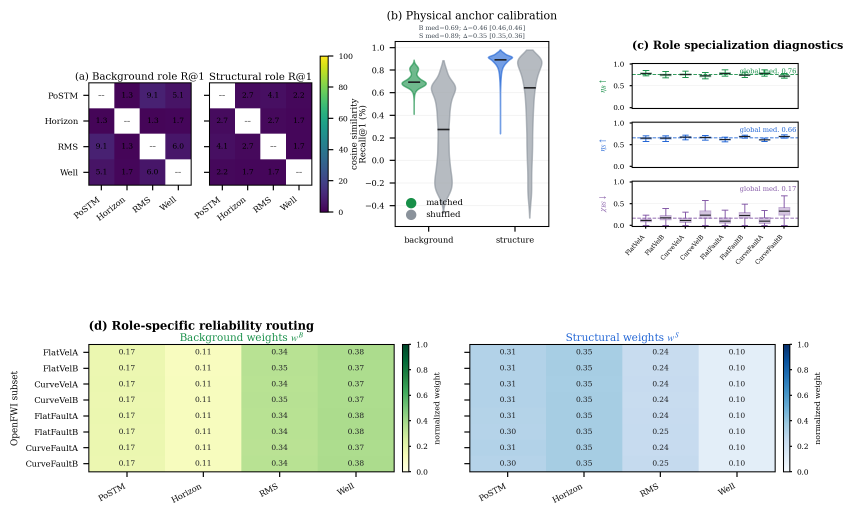
#> input picture docs/paper/RemoteSensing_Stepwise/figures/aaai/appendix_full_condition_diagnostics.png, 2561 x 1545 px (shown at 1/3 size)
$ python crop_role_routing_panel.py
#> lines starting #> are read from the running program, lines starting #| are printed output that depends on the picture
#!/usr/bin/env python3
"""Produce a compact main-text Figure 4 from the unmodified appendix panel (d).

This is a pixel-exact rectangular crop with minimal white padding. The original
appendix_full_condition_diagnostics.png is READ ONLY and must remain unmodified.
Only the redundant four-panel title "(d) Role-specific reliability routing"
and external blank space are excluded. All heatmap pixels, tick labels, values,
color bars, axis titles, subset names, and role-specific titles remain intact.
"""
from pathlib import Path
import hashlib
from PIL import Image, ImageOps, ImageChops

HERE = Path(__file__).resolve().parent
SOURCE = HERE / "appendix_full_condition_diagnostics.png"
DEST = HERE / "role_routing_compact.png"
SOURCE_SHA256 = "03c60ef77943a887e783ec2f6b1418c9f878c45c02a5c49553f3ad1c6613ded4"
SOURCE_SIZE = (2561, 1545)
CROP = (12, 998, 2520, 1518)       # left, top, right, bottom in original pixels
PADDING = (0, 14, 0, 8)           # readability padding; no data is repainted

def main():
    source_hash = hashlib.sha256(SOURCE.read_bytes()).hexdigest()
    if source_hash != SOURCE_SHA256:
        raise SystemExit(f"Source artwork hash mismatch: {source_hash}")
    with Image.open(SOURCE) as im:
#> im is the input picture: PIL image 2561x1545 RGBA; mean R, G, B, A 229, 232.2, 230.5, 255
        if im.size != SOURCE_SIZE:
            raise SystemExit(f"Source image dimensions changed: {im.size}")
        # Cropping retains every source pixel within the scientific panel.
        panel = im.crop(CROP).convert("RGB")
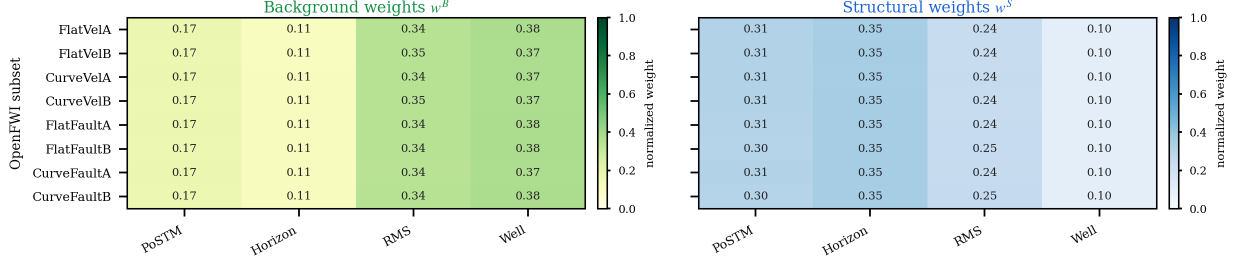
#> panel: PIL image 2508x520 RGB (shown at 1/2 size); mean R, G, B 215.9, 230.2, 216.1
        figure = ImageOps.expand(panel, border=PADDING, fill="white")
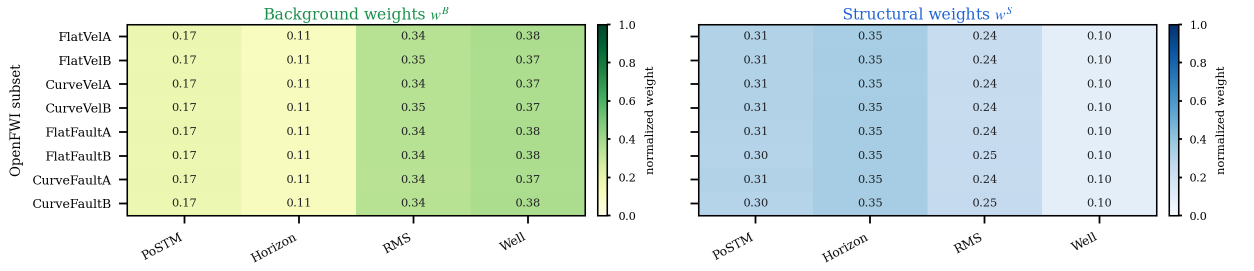
#> figure: PIL image 2508x542 RGB (shown at 1/2 size); mean R, G, B 217.5, 231.2, 217.7
    figure.save(DEST, format="PNG", optimize=True)
    with Image.open(DEST) as im:
        assert im.size == (CROP[2]-CROP[0]+PADDING[0]+PADDING[2],
                           CROP[3]-CROP[1]+PADDING[1]+PADDING[3])
        output_panel = im.crop((PADDING[0],PADDING[1],
                               PADDING[0]+panel.width,PADDING[1]+panel.height))
        if ImageChops.difference(output_panel, panel).getbbox() is not None:
            raise SystemExit("Figure data pixels changed after cropping")
    if hashlib.sha256(SOURCE.read_bytes()).hexdigest() != SOURCE_SHA256:
        raise SystemExit("Original appendix source mutated")
    print("FIGURE4_COMPACT_CROP_PASS", DEST, "pixels", figure.size,
          "source_sha256", SOURCE_SHA256,
          "output_sha256", hashlib.sha256(DEST.read_bytes()).hexdigest())
#> (printed output is left out)

if __name__ == "__main__":
    main()
